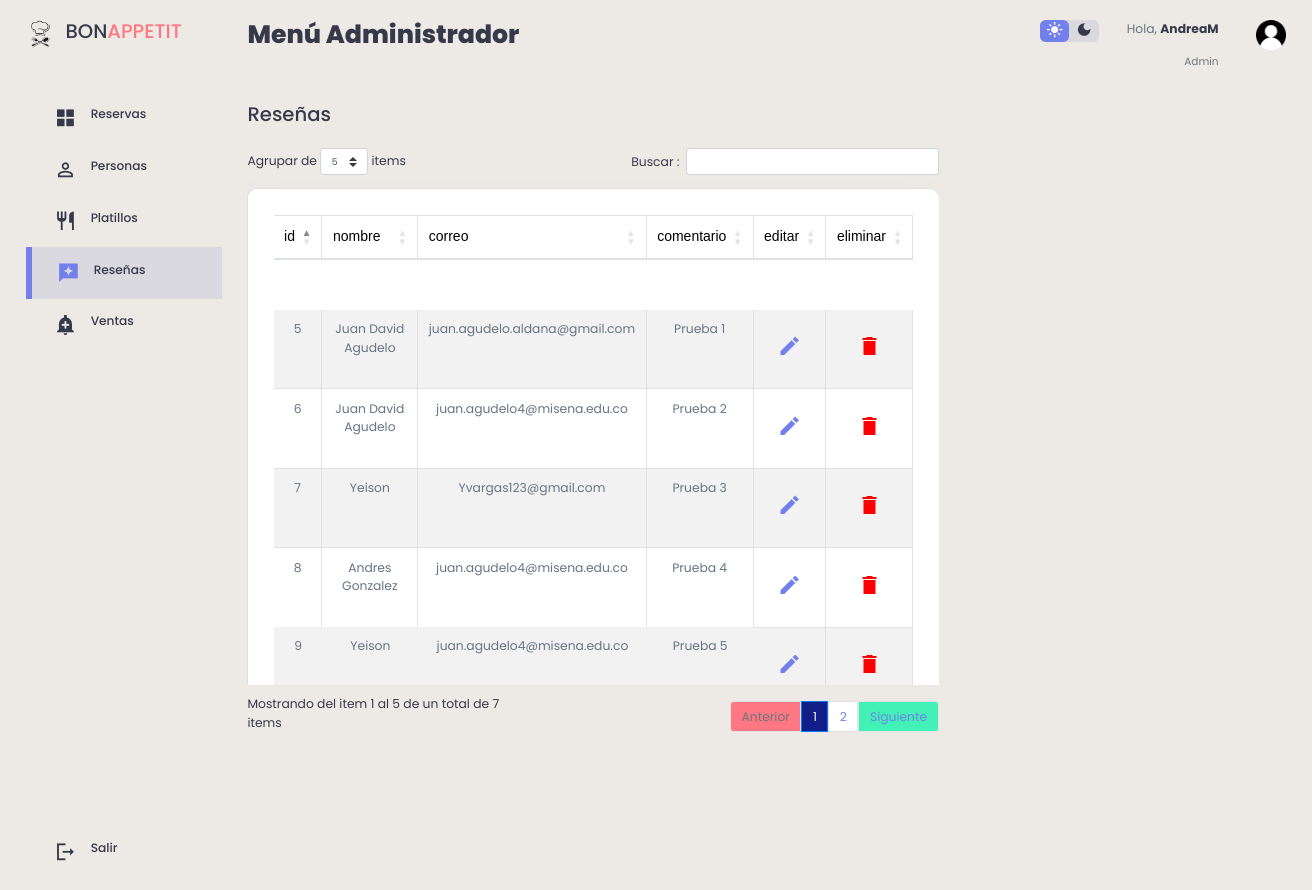
The page /resenas/resenas.php (signed in) on the database its author committed.
### tables this page shows
CREATE TABLE `resenas` (
  `id_resena` int(11) NOT NULL,
  `Nombre_Completo` varchar(200) DEFAULT NULL,
  `Correo` varchar(300) DEFAULT NULL,
  `Descripcion` varchar(400) DEFAULT NULL,
  `puntuacion` int(11) NOT NULL
);

### resenas/resenas.php (the view, shortened to what this page needs)
<?php
    include("../db/conexion.php");
    $datos= "SELECT * FROM resenas";
?>
<!DOCTYPE html>
<html lang="en">
<head>
    <link rel="stylesheet" href="https://cdnjs.cloudflare.com/ajax/libs/twitter-bootstrap/4.1.3/css/bootstrap.css">
    <link rel="stylesheet" href="https://cdn.datatables.net/1.10.20/css/dataTables.bootstrap4.min.css">
    <link href="https://cdnjs.cloudflare.com/ajax/libs/font-awesome/5.13.0/css/all.min.css" rel="stylesheet">
    <link rel="stylesheet"a href="../resenas/stylere.css">
</head>
<body>
<div class="content">
    <div class="container1">
    <aside>
        <div class="top">
            <div class="logo">
                <img src="./imag/icon.png">
                <h2>BON<span class="danger">APPETIT</span></h2>
            </div>
        </div>
        <div class="sidebar">
            <a href="../admin/admin.php">
                    <span class="material-icons-sharp">grid_view</span>
                    <h3>Reservas</h3>
            </a>
            <a href="../clientes/clientes.php">
                <span class="material-icons-sharp">person_outline</span>
                <h3>Personas</h3>
            </a>
            <a href="../platillos/platillos.php">
                    <span class="material-icons-sharp">restaurant</span>
                    <h3>Platillos</h3>
               </a>
            <a href="../resenas/resenas.php" class="active">
                <span class="material-icons-sharp">reviews</span>
                <h3>Reseñas</h3>
            </a>
            <a href="../ventas/ventas.php">
                    <span class="material-icons-sharp">add_alert</span>
                    <h3>Ventas</h3>
                </a>
            <a href="../view/cerrar_sesion.php">
                <span class="material-icons-sharp">logout</span>
                <h3>Salir</h3>
            </a>
        </div>
    </aside>
    <main>
        <h1>Menú Administrador</h1>
             <br>
        <div class="recent-orders">
            <h2>Reseñas</h2>
            <table id="tablax" border="0" cellspacing="5" cellpadding="5" class="table table-striped table-bordered" style="width:100%">
            <div class="container2" style="margin-top: 10px;padding: 5px">
            <thead>
                            <tr>
                                <td> <font face="Arial">id</font> </td>
                                <td> <font face="Arial">nombre</font> </td>
                                <td> <font face="Arial">correo</font> </td>
                                <td> <font face="Arial">comentario</font> </td>
                                <td> <font face="Arial">editar</font> </td>
                                <td> <font face="Arial">eliminar</font> </td>
                            </tr>
            </thead>
            </div>
            <tbody>
                            <?php foreach ($conexion -> query($datos) as $row) {
                        ?>
                                <tr>
                                    <td><p><?php echo $row['id_resena'] ?></p></td>
                                    <td><p><?php echo $row['Nombre_Completo'] ?></p></td>
                                    <td><p><?php echo $row['Correo'] ?></p></td>
                                    <td><p><?php echo $row['Descripcion'] ?></p></td>
                                    <th><a href="actualizar.php?id_resena=<?php echo $row['id_resena'] ?> "> <span class="material-icons-sharp">edit</span> </a></td>
                                    <th><a href="delete.php?id_resena=<?php echo $row['id_resena'] ?> "> <span class="material-icons-sharp" style="color: red;">delete</span> </a></td>
                                </tr>
                        <?php
                        }
                    ?>
        </tbody>
        </table>
        </div>
    </main>
    <div class="right">
        <div class="top">
            <div class="theme-toggler">
                <span class="material-icons-sharp active">light_mode</span>
                <span class="material-icons-sharp">dark_mode</span>
            </div>
            <div class="profile">
                <div class="info">
                <p>Hola, <b><?php echo $_SESSION['usuario']; ?></b></p>
                    <small class="text-muted">Admin</small>
                </div>
                <div class="profile-photo">
                    <img src="./imag/user.png">
                </div>
            </div>
        </div>
    </div>
</div>
</div>
</body>
</html>

### resenas/stylere.css (style rules this page uses)
:root { --color-primary:#7380ec; --color-danger:#ff7782; --color-success:#41f1b6; --color-warning:#ffbb55; --color-white:#fff; --color-info-dark:#000000; --color-info-light: #dce1eb; --color-dark:#363949; --color-light:rgba(132,139,200,0.18); --color-primary-variant:#111e88; --color-dark-variant:#677483; --color-background:linear-gradient(to bottom, #EDEAE5, #EDEAE5); --color-tablas:#fff; --card-border-radius:2rem; --border-radius-1:0.4rem; --border-radius-2:0.8rem; --border-radius-3:1.2rem; --card-padding:1.8rem; --padding-1:1.2rem; --box-shadow: 0 2rem 3rem var(--color-light); }
* { margin:0; padding:0; outline:0; appearance:none; border:0; text-decoration:none; list-style:none; box-sizing:border-box; }
html { font-size:14px; }
body { width: 100vw; height: 103vh; font-family: poppins, sans-serif; font-size:0.88rem; background: var(--color-background); user-select: none; overflow-x: hidden; color: var(--color-dark); }
.container1 { display: grid; width: 96%; margin: 0 auto; gap: 1.8rem; grid-template-columns: 14rem auto 23rem; }
a { color: var(--color-dark); }
img { width: 30px; height: 30px; }
h1 { font-weight:800; font-size:1.8rem; }
h2 { font-size:1.4rem; }
h3 { font-size:0.87rem; color: var(--color-dark); }
small { font-size: 0.75rem; }
.profile-photo { width: 2.8rem; height: 2.8rem; overflow: hidden; }
.text-muted { color: var(--color-info-dark); }
p { color: var(--color-dark-variant); }
b { color: var(--color-dark); }
.danger { color: var(--color-danger); }
aside { height: 100vh; }
aside .top { display: flex; align-items: center; justify-content: space-between; margin-top: 1.4rem; }
aside .logo { display: flex; gap: 0.8rem; }
aside .logo img { width: 2rem; height: 2rem; }
font { color: var(--color-info-dark); font-size: 1rem; }
aside .sidebar { display: flex; flex-direction: column; height: 86vh; position: relative; top: 3rem; }
aside h3 { font-weight: 500; }
aside .sidebar a { display: flex; color: var(--color-info-dark); margin-left: 2rem; gap: 1rem; align-items: center; position: relative; height: 3.7rem; transition: all 300ms ease; }
aside .sidebar a span { font-size: 1.6rem; transition: all 300ms ease; color: var(--color-dark); }
aside .sidebar a:last-child { position: absolute; bottom: 2rem; width: 100%; }
aside .sidebar a.active { background: var(--color-light); color: var(--color-primary); margin-left: 0; }
aside .sidebar a.active::before { content: ""; width: 6px; height: 100%; background: var(--color-primary); }
aside .sidebar a.active span { color: var(--color-primary); margin-left: calc(1rem - 3px); }
main { margin-top: 1.4rem; }
main .recent-orders { margin-top: 2rem; }
main .recent-orders h2 { margin-bottom: 0.8rem; }
main .recent-orders table { background: var(--color-tablas); width: 100%; border-radius: var(--card-border-radius); padding: var(--card-padding); text-align: center; box-shadow: var(--box-shadow); transition: all 500ms ease; }
table.dataTable.no-footer { border-radius: 10px 10px 0 0 ; }
table#tablax.dataTable.no-footer { border-radius: 0 0 10px 10px; }
main table tbody { height: 30px; margin-top: -30px; }
main table tbody td { height: 2.8rem; border-bottom: 1px solid var(--color-light); color: var(--color-dark-variant); }
main table tbody tr:last-child td { border: none; }
main .recent-orders a { text-align: center; display: block; margin: 1rem auto; color: var(--color-primary); }
.right { margin-top: 1.4rem; }
.right .top { display: flex; justify-content: end; gap: 2rem; }
.right .theme-toggler { background: var(--color-light); display: flex; justify-content: space-between; align-items: center; height: 1.6rem; width: 4.2rem; cursor: pointer; border-radius: var(--border-radius-1); }
.right .theme-toggler span { font-size: 1.2rem; width: 50%; height: 100%; display: flex; align-items: center; justify-content: center; }
.right .theme-toggler span.active { background: var(--color-primary); color: white; border-radius: var(--border-radius-1); }
.right .top .profile { display: flex; gap: 2rem; text-align: right; }
.content { display: none; }

### rows shown on the page
resenas: id_resena "5", Nombre_Completo "Juan David Agudelo", Correo "juan.agudelo.aldana@gmail.com", Descripcion "Prueba 1"
resenas: id_resena "6", Nombre_Completo "Juan David Agudelo", Correo "juan.agudelo4@misena.edu.co", Descripcion "Prueba 2"
resenas: id_resena "7", Nombre_Completo "Yeison", Correo "Yvargas123@gmail.com", Descripcion "Prueba 3"
resenas: id_resena "8", Nombre_Completo "Andres Gonzalez", Correo "juan.agudelo4@misena.edu.co", Descripcion "Prueba 4"
resenas: id_resena "9", Nombre_Completo "Yeison", Correo "juan.agudelo4@misena.edu.co", Descripcion "Prueba 5"

### other values the page prints
$_SESSION['usuario'] "AndreaM"
